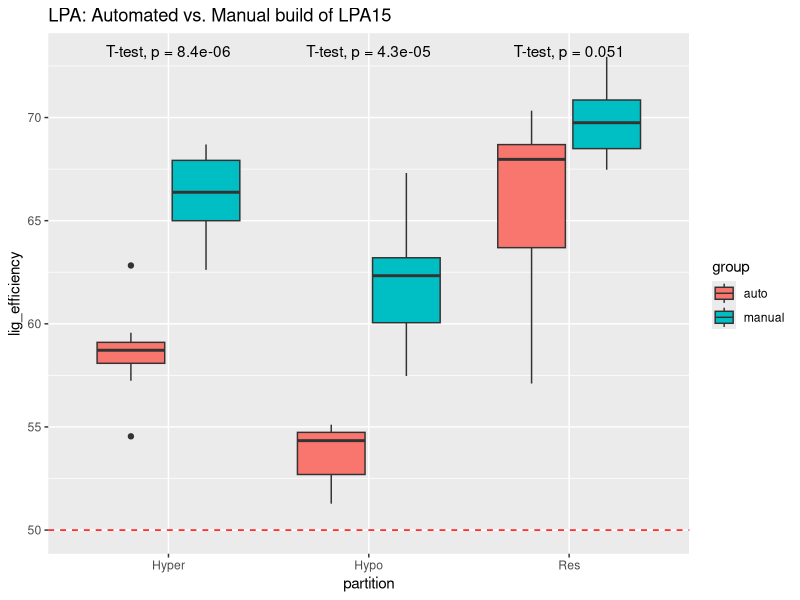

Recreate this plot in R.
## ---- chunk 1
knitr::opts_chunk$set(echo = TRUE)
setwd("~/Documents/LPA/Ligation Efficiency QC/Lot15")
## ---- chunk 2
manual <- read.table('manualbuild15_adapter_ligation.tsv', header=T)
auto <- read.table('autobuild15_adapter_ligation.tsv', header=T)
## ---- chunk 3
library(dplyr)

# get the median for each partition

auto_results <- auto %>% group_by(partition)  %>% arrange(by_group=partition)%>% mutate(median_lig_efficiency = median(lig_efficiency), group="auto")

manual_results <- manual %>% group_by(partition)  %>% arrange(by_group=partition)%>% mutate(median_lig_efficiency = median(lig_efficiency), group="manual")

merged <- rbind(manual_results, auto_results)

merged
## ---- chunk 4
library(ggplot2)
library(ggpubr)

ggplot(merged, aes(x=partition, y=lig_efficiency, fill=group)) + 
  geom_boxplot() + 
  ggtitle('LPA: Automated vs. Manual build of LPA15') + 
  geom_hline(yintercept = 50, linetype='dashed', color='red') +
  stat_compare_means(method = "t.test") 
## ---- chunk 5
library(rstatix)
library(ggpubr)

stats_out <- merged %>% group_by(partition) %>% t_test(lig_efficiency~group) %>% add_significance()

stats_out
## ---- chunk 6
merged %>% group_by(partition, group) %>% get_summary_stats(lig_efficiency, type = "mean_sd")
